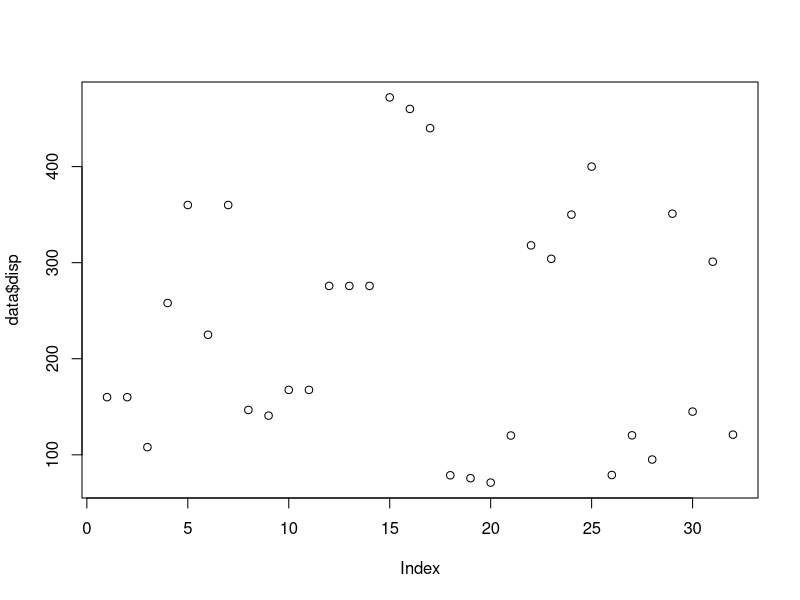
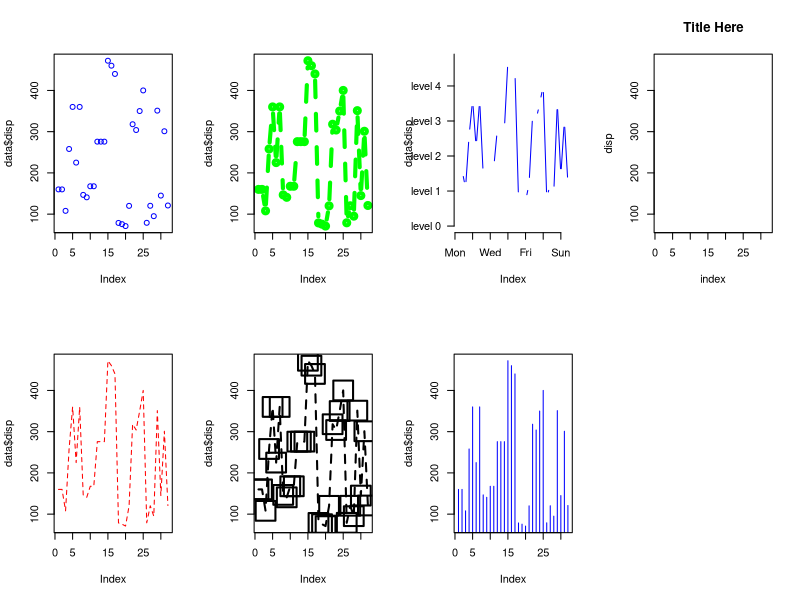

These figures' R source, in order:
## ---- chunk 1
knitr::opts_chunk$set(echo = TRUE)
## ---- chunk 2
# import data
data <- mtcars
head(data)
## ---- chunk 3
# {r fig.width=5, fig.height=5, fig.align='center'}
# ^ note adjusted plot sizing above ^
plot(data$disp)
## ---- chunk 4
# {r fig.width = 15, fig.height = 7}

# plots along rows left -> right, top -> bottom
par(mfrow = c(2, 4)) # row = 2, col = 4 
# plots along columns top -> bottom, left -> right
par(mfcol = c(2, 4)) # row = 2, col = 4 

# different styles, sizes, colors
plot(data$disp, type = "p", col = "blue") # points
plot(data$disp, type = "l", col = "red", lty = 2) # lines
plot(data$disp, type = "b", col = "green", lty = 2, lwd = 4) # points and lines
plot(data$disp, type = "o", col = "black", lty = 2, lwd = 2, pch = 22, cex = 4.5) # both points and lines overlap

# custom axes horizontal vertical labeling
g_range <- range(0, data$disp) # range from 0 to max of disp
plot(data$disp, type = "c", col = "blue", axes = FALSE, ylim = g_range) # line parts of "b"
axis(1, at = seq(0, 30, 5), lab = c("Mon","Tue","Wed","Thu","Fri", "Sat", "Sun"))
axis(2, las = 1, at = seq(0, 500, 100), lab = c("level 0", "level 1", "level 2", "level 3", "level 4", "level 5"))

# specialty graphs
plot(data$disp, type = "h", col = "blue") # histogram like vertical lines
plot(data$disp, type = "n", col = "blue", ann = FALSE) # no plot
title(main = "Title Here", xlab = "index", ylab = "disp") # custom labeling
